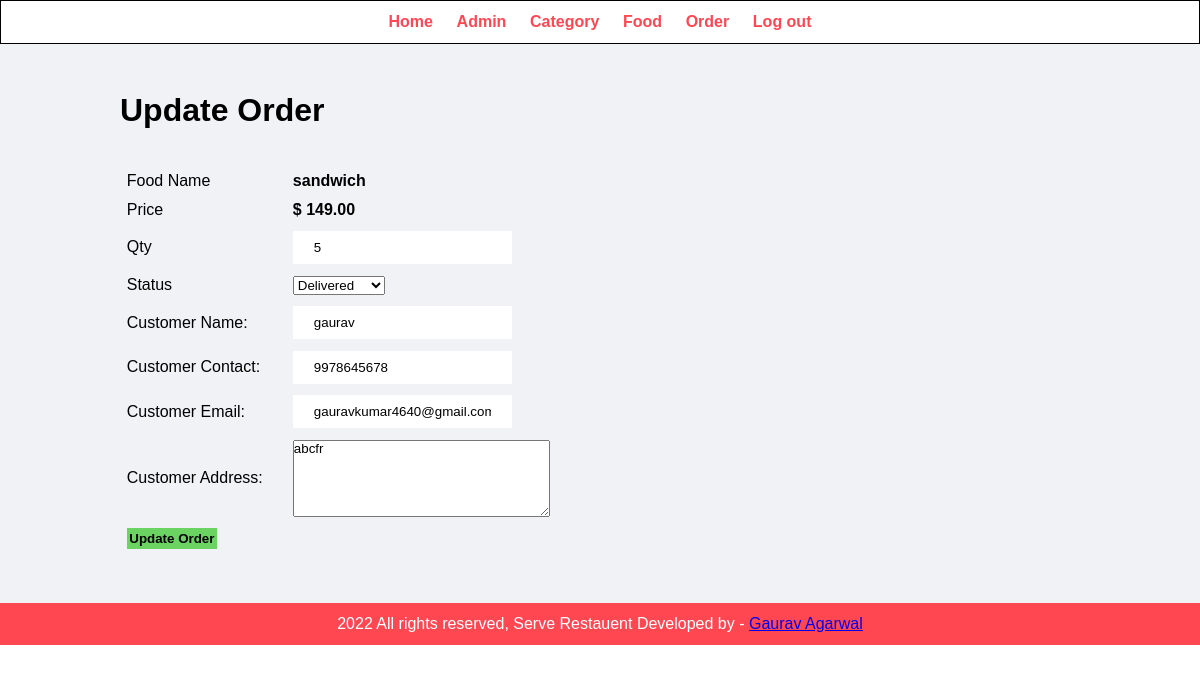
Page /admin/update-order.php?id=2 on the committed database.
### tables this page shows
CREATE TABLE `tbl_order` (
  `id` int(10) UNSIGNED NOT NULL,
  `food` varchar(100) NOT NULL,
  `price` decimal(10,2) NOT NULL,
  `qty` int(11) NOT NULL,
  `total` decimal(10,2) NOT NULL,
  `order_date` datetime NOT NULL,
  `status` varchar(50) NOT NULL,
  `customer_name` varchar(100) NOT NULL,
  `customer_contact` varchar(20) NOT NULL,
  `customer_email` varchar(150) NOT NULL,
  `customer_address` varchar(255) NOT NULL
);

### admin/update-order.php (the view, shortened to what this page needs)
<?php include('partials/menu.php'); ?>
<div class="main-content">
    <div class="wrapper">
        <h1>Update Order</h1>
        <br><br>
        <?php
            if(isset($_GET['id']))
            {
                $id=$_GET['id'];
                $sql = "SELECT * FROM tbl_order WHERE id=$id";
                $res = mysqli_query($conn, $sql);
                $count = mysqli_num_rows($res);
                if($count==1)
                {
                    $row=mysqli_fetch_assoc($res);
                    $food = $row['food'];
                    $price = $row['price'];
                    $qty = $row['qty'];
                    $status = $row['status'];
                    $customer_name = $row['customer_name'];
                    $customer_contact = $row['customer_contact'];
                    $customer_email = $row['customer_email'];
                    $customer_address= $row['customer_address'];
                }
                else
                {
                    header('location:'.SITEURL.'admin/manage_order.php');
                }
            }
            else
            {
                header('location:'.SITEURL.'admin/manage_order.php');
            }
        ?>
        <form action="" method="POST">
            <table class="tbl-30">
                <tr>
                    <td>Food Name</td>
                    <td><b> <?php echo $food; ?> </b></td>
                </tr>
                <tr>
                    <td>Price</td>
                    <td>
                        <b> $ <?php echo $price; ?></b>
                    </td>
                </tr>
                <tr>
                    <td>Qty</td>
                    <td>
                        <input type="number" name="qty" value="<?php echo $qty; ?>">
                    </td>
                </tr>
                <tr>
                    <td>Status</td>
                    <td>
                        <select name="status">
                            <option <?php if($status=="Delivered"){echo "selected";} ?> value="Delivered">Delivered</option>
                        </select>
                    </td>
                </tr>
                <tr>
                    <td>Customer Name: </td>
                    <td>
                        <input type="text" name="customer_name" value="<?php echo $customer_name; ?>">
                    </td>
                </tr>
                <tr>
                    <td>Customer Contact: </td>
                    <td>
                        <input type="text" name="customer_contact" value="<?php echo $customer_contact; ?>">
                    </td>
                </tr>
                <tr>
                    <td>Customer Email: </td>
                    <td>
                        <input type="text" name="customer_email" value="<?php echo $customer_email; ?>">
                    </td>
                </tr>
                <tr>
                    <td>Customer Address: </td>
                    <td>
                        <textarea name="customer_address" cols="30" rows="5"><?php echo $customer_address; ?></textarea>
                    </td>
                </tr>
                <tr>
                    <td clospan="2">
                        <input type="submit" name="submit" value="Update Order" class="btn-secondary">
                    </td>
                </tr>
            </table>
        </form>
    </div>
</div>
<?php include('partials/footer.php'); ?>

### css/admin.css (style rules this page uses)
* { margin: 0; padding: 0; font-family: Arial, Helvetica, sans-serif; }
.wrapper { padding: 1%; width: 80%; margin: 0 auto; }
.main-content { background-color: #f1f2f6; padding: 3% 0; }
table tr td { padding: 1%; }
.btn-secondary { background-color: rgb(107, 211, 97); padding: 1%; color: black; text-decoration: none; font-weight: bold; border:1px solid rgb(107, 211, 97); }
.tbl-30 { width:50%; }
input[type='text'],input[type='password'],input[type='number'] { border: none; padding: 3% 7%; }

### rows in the picture
tbl_order: food "sandwich", price "149.00", qty "5", status "Delivered", customer_name "gaurav", customer_contact "9978645678", customer_email "gauravkumar4640@gmail.com", customer_address "abcfr"
